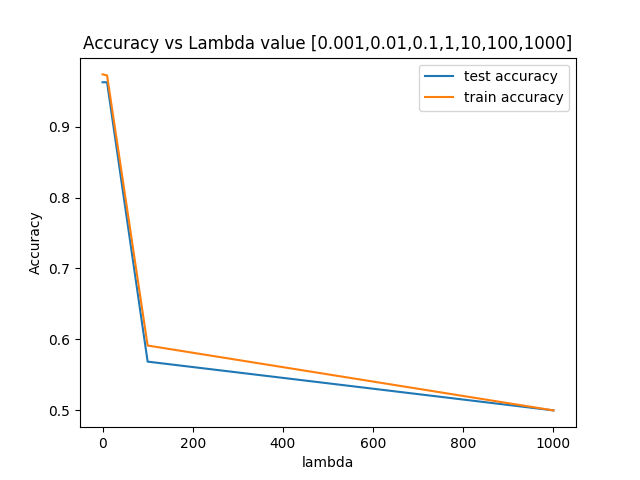

Here is the Python script that generated this plot:
import numpy as np 
from math import pow
import sys
import matplotlib.pyplot as plt
import time

def sigmoid(x):
    return 1/(1 + np.exp(x))

#get lambda
learn = 0.001
length = len(sys.argv[3])
lambdas = sys.argv[3][1:length-1]
lambdas = lambdas.replace("[", "")
lambdas = lambdas.replace("]", "")
lambdas = lambdas.split(',')
length = len(lambdas)
for i in range(length):
    lambdas[i] = float(lambdas[i])

#get x
train = np.genfromtxt(sys.argv[1], delimiter = ',')
train = np.delete(train, 256,axis=1)
train = np.insert(train, 0, 1, axis=1)
train = train/256
train_row = train.shape[0]

#get Y
target = np.genfromtxt(sys.argv[1], delimiter=',');
target=target[:, 256]

#get data from test
test = np.genfromtxt(sys.argv[2], delimiter=',')
test=np.delete(test, 256, axis=1)
test=np.insert(test, 0,1,axis=1)
test = test/256
test_row = test.shape[0]

#get Y
test_target = np.genfromtxt(sys.argv[2], delimiter=',');
test_target=test_target[:, 256]

#generate w
# w = np.zeros(257)
# w=np.full(257,-1)
#define epoch
epoch = 80

cont = 1
test_accuracy = []
train_accuracy = []
# x_axis = np.arange(1,epoch+1)

for z in range(length):
    w = np.zeros(257)

    #calculate batch on training data
    for i in range(epoch):
        #initalize gradient
        grad = np.zeros(257)
        #accumulate gradient
        for j in range(train_row):
            wtx = np.dot(-1*w.T, train[j]) 
            yhat = sigmoid(wtx)
            loss = (yhat-target[j]) * train[j]
            grad += (yhat - target[j])*train[j] 

        #update weight vector
        w -= learn*(grad + lambdas[z]*w)
        

        correct=0
        answer =-1   
        #collect data for train
    for k in range(train_row):
        predic = np.dot(w.T, train[k])
        if(predic >= 0):
            answer =1;
        else:
            answer =0
        if(answer == target[k]):
            correct+=1
    train_accuracy.append(correct/train_row)
    correct=0

    #collect dat for test
    for k in range(test_row):
        predic = np.dot(w.T, test[k])
        if(predic>=0):
            answer = 1;
        else:
            answer = 0
        if(answer == test_target[k]):
            correct+=1
    test_accuracy.append(correct/test_row)
    
#plot data
plt.plot(lambdas, test_accuracy, label="test accuracy")
plt.plot(lambdas, train_accuracy, label = "train accuracy")
plt.ylabel("Accuracy")
plt.xlabel("lambda")
plt.title("Accuracy vs Lambda value [0.001,0.01,0.1,1,10,100,1000]")
plt.legend()
plt.savefig("q2_3.png")
plt.show()